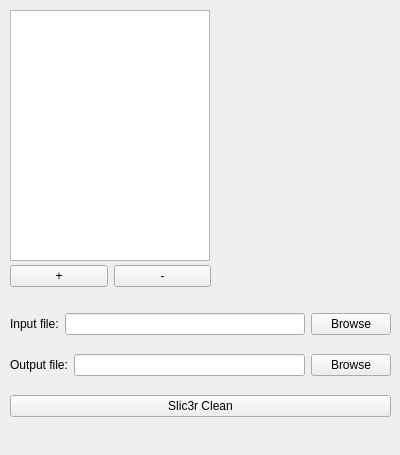
<?xml version="1.0" encoding="UTF-8"?>
<ui version="4.0">
 <class>Slic3rCleaner</class>
 <widget class="QWidget" name="Slic3rCleaner">
  <property name="geometry">
   <rect>
    <x>0</x>
    <y>0</y>
    <width>400</width>
    <height>455</height>
   </rect>
  </property>
  <property name="minimumSize">
   <size>
    <width>400</width>
    <height>455</height>
   </size>
  </property>
  <property name="windowTitle">
   <string>Form</string>
  </property>
  <widget class="QWidget" name="horizontalLayoutWidget">
   <property name="geometry">
    <rect>
     <x>10</x>
     <y>10</y>
     <width>200</width>
     <height>251</height>
    </rect>
   </property>
   <layout class="QHBoxLayout" name="horizontalLayout">
    <item>
     <widget class="QListWidget" name="tool_list_widget"/>
    </item>
   </layout>
  </widget>
  <widget class="QWidget" name="horizontalLayoutWidget_2">
   <property name="geometry">
    <rect>
     <x>10</x>
     <y>260</y>
     <width>201</width>
     <height>32</height>
    </rect>
   </property>
   <layout class="QHBoxLayout" name="horizontalLayout_2">
    <item>
     <widget class="QPushButton" name="add_tool_button">
      <property name="text">
       <string>+</string>
      </property>
     </widget>
    </item>
    <item>
     <widget class="QPushButton" name="remove_tool_button">
      <property name="text">
       <string>-</string>
      </property>
     </widget>
    </item>
   </layout>
  </widget>
  <widget class="QWidget" name="verticalLayoutWidget">
   <property name="geometry">
    <rect>
     <x>220</x>
     <y>10</y>
     <width>198</width>
     <height>281</height>
    </rect>
   </property>
   <layout class="QVBoxLayout" name="tool_layout"/>
  </widget>
  <widget class="QWidget" name="verticalLayoutWidget_2">
   <property name="geometry">
    <rect>
     <x>10</x>
     <y>300</y>
     <width>381</width>
     <height>133</height>
    </rect>
   </property>
   <layout class="QVBoxLayout" name="verticalLayout_2">
    <item>
     <layout class="QHBoxLayout" name="horizontalLayout_5">
      <item>
       <widget class="QLabel" name="label">
        <property name="text">
         <string>Input file:</string>
        </property>
       </widget>
      </item>
      <item>
       <widget class="QLineEdit" name="infile_path"/>
      </item>
      <item>
       <widget class="QPushButton" name="browse_infile">
        <property name="text">
         <string>Browse</string>
        </property>
       </widget>
      </item>
     </layout>
    </item>
    <item>
     <layout class="QVBoxLayout" name="verticalLayout_3">
      <item>
       <layout class="QHBoxLayout" name="horizontalLayout_3">
        <item>
         <widget class="QLabel" name="label_2">
          <property name="text">
           <string>Output file:</string>
          </property>
         </widget>
        </item>
        <item>
         <widget class="QLineEdit" name="outfile_path"/>
        </item>
        <item>
         <widget class="QPushButton" name="browse_outfile">
          <property name="text">
           <string>Browse</string>
          </property>
         </widget>
        </item>
       </layout>
      </item>
     </layout>
    </item>
    <item>
     <widget class="QPushButton" name="slic3r_clean_button">
      <property name="text">
       <string>Slic3r Clean</string>
      </property>
     </widget>
    </item>
   </layout>
  </widget>
 </widget>
 <resources/>
 <connections/>
</ui>
